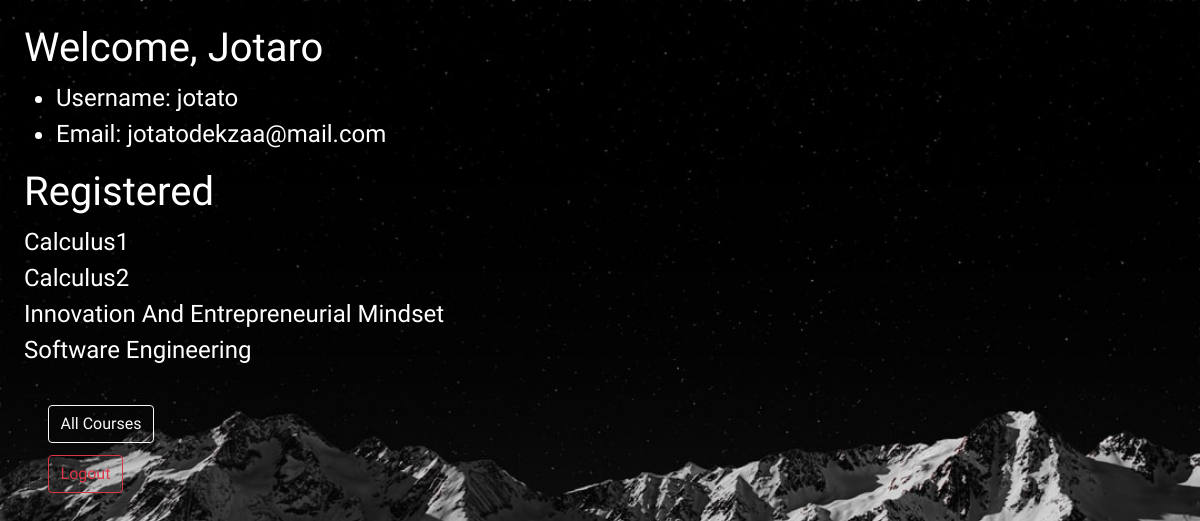
Page /realuser/ (signed in) on the committed database.
### users/models.py (models this page shows, shortened)
class Couses(models.Model):
    subject = models.CharField(max_length=64)
    term = models.IntegerField()
    couseid = models.IntegerField()
    num_student = models.IntegerField()
    year = models.IntegerField()
    nisit = models.ManyToManyField(User, blank=True,name="nisit")
    status = models.BooleanField(default=True)

### realuser/views.py (the view)
# urls.py: path('', views.index , name= "index"),
def index(request):
    if not request.user.is_authenticated:
        return HttpResponseRedirect(reverse("realuser:login"))
    else:
        couseslist = []
        for c in Couses.objects.all():
            if request.user in c.nisit.all():
                couseslist.append(c)
        return render(request, "realuser/index.html",{
            "couseslist" : couseslist
        })

### realuser/templates/realuser/index.html (shortened to what this page needs)
{% extends "realuser/layout.html" %}
{% load static %}
{% block body %}
    <div style="padding-left: 2%; padding-top:2%">
    <h1 style="color:white">Welcome, {{ request.user.first_name }}</h1>
    <ul>
        <li style="color:white">Username: {{ request.user.username }}</li>
        <li style="color:white">Email: {{ request.user.email }}</li>
    </ul>
    <h1 style="color:white"> Registered </h1>
    {% for x in couseslist %}
        <div style="color:white">
        {{ x.subject }} <br>
        {% empty %}
        <li style="color:white">No Courses</li>
        </div>
    {% endfor %}
    <br>
    <div style=" margin-bottom: 1%;margin-left: 2%"><a href="{% url 'users:index' %}"class="btn btn-outline-light">All Courses</a></div>
    <div style=" margin-bottom: 1%;margin-left: 2%"><a href="{% url 'realuser:logout' %}"class="btn btn-outline-danger">Logout</a></div>
    </div>
{% endblock %}

### static/styles/styles.css (style rules this page uses)
body { margin:0; color:#6a6f8c; background:#c8c8c8; font:600 16px/18px 'Open Sans',sans-serif; }
*,:after,:before { box-sizing:border-box }
a { color:inherit;text-decoration:none }

### realuser/templates/realuser/layout.html (style rules this page uses)
body { font-family: 'Rokkitt', serif; font-size: 24px; }

### rows in the picture
Couses: subject "Calculus1"
Couses: subject "Calculus2"
Couses: subject "Innovation And Entrepreneurial Mindset"
Couses: subject "Software Engineering"

### other values in the picture
{{ request.user.first_name }} "Jotaro"
{{ request.user.username }} "jotato"
{{ request.user.email }} "jotatodekzaa@mail.com"
